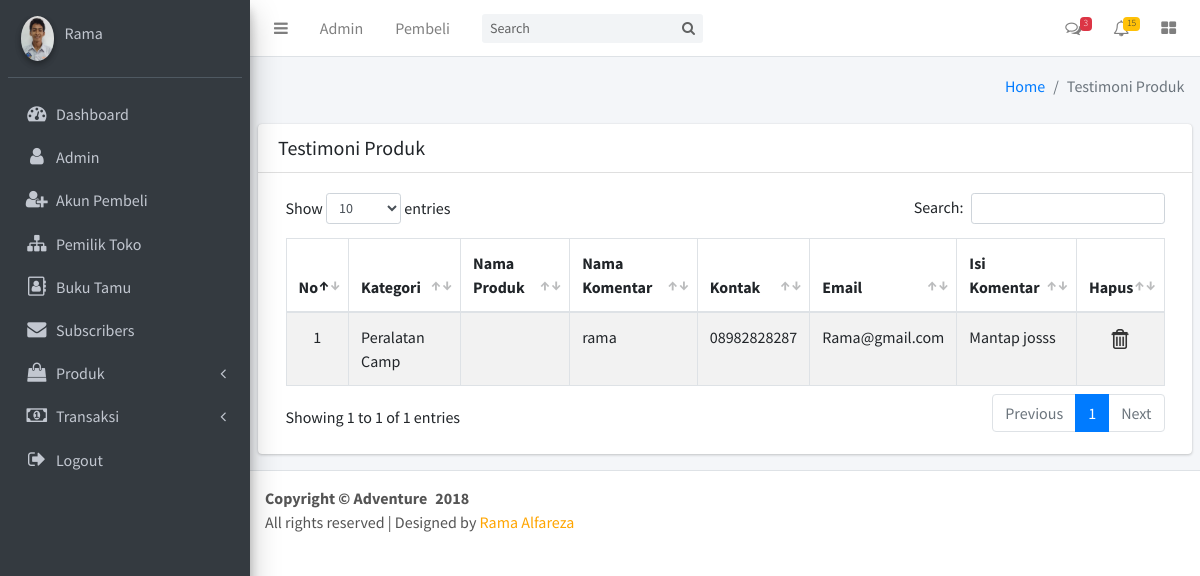
Screenshot of /admin/index.php?modul=pages/content&page=testimoni_product (signed in) with the database file from the repository.
### tables this page shows
CREATE TABLE `tbl_testimoni` (
  `id_testimoni` int(99) NOT NULL,
  `id_produk` int(99) NOT NULL,
  `id_category` int(99) NOT NULL,
  `nama_komentar` varchar(50) NOT NULL,
  `kontak` varchar(20) NOT NULL,
  `email` varchar(20) NOT NULL,
  `isi_komentar` text NOT NULL
);

CREATE TABLE `tbl_category` (
  `id_category` int(99) NOT NULL,
  `nama_category` varchar(100) NOT NULL
);

### admin/index.php (the view, shortened to what this page needs)
<?php
include("../koneksi.php");
?>
<!DOCTYPE html>
<html>
<head>
  <link rel="stylesheet" href="plugins/font-awesome/css/font-awesome.min.css">
  <link rel="stylesheet" href="https://code.ionicframework.com/ionicons/2.0.1/css/ionicons.min.css">
  <link rel="stylesheet" href="dist/css/adminlte.min.css">
  <link rel="stylesheet" href="plugins/iCheck/flat/blue.css">
  <link rel="stylesheet" href="plugins/morris/morris.css">
  <link rel="stylesheet" href="plugins/jvectormap/jquery-jvectormap-1.2.2.css">
  <link rel="stylesheet" href="plugins/datepicker/datepicker3.css">
  <link rel="stylesheet" href="plugins/daterangepicker/daterangepicker-bs3.css">
  <link rel="stylesheet" href="plugins/bootstrap-wysihtml5/bootstrap3-wysihtml5.min.css">
  <link rel="stylesheet" href="plugins/datatables/dataTables.bootstrap4.min.css">
  <link rel="stylesheet" href="dist/css/adminlte.min.css">
  <link rel="stylesheet" href="https://maxcdn.bootstrapcdn.com/font-awesome/4.4.0/css/font-awesome.min.css">
  <link rel="stylesheet" href="https://code.ionicframework.com/ionicons/2.0.1/css/ionicons.min.css">
</head>
<body class="hold-transition sidebar-mini">
  <div class="wrapper">
    <nav class="main-header navbar navbar-expand bg-white navbar-light border-bottom">
      <ul class="navbar-nav">
        <li class="nav-item">
          <a class="nav-link" data-widget="pushmenu" href="#"><i class="fa fa-bars"></i></a>
        </li>
        <li class="nav-item d-none d-sm-inline-block">
          <a href="index.php?modul=pages/content&page=admin" class="nav-link">Admin</a>
        </li>
        <li class="nav-item d-none d-sm-inline-block">
          <a href="index.php?modul=pages/content&page=buyers_account" class="nav-link">Pembeli</a>
        </li>
      </ul>
      <form class="form-inline ml-3">
        <div class="input-group input-group-sm">
          <input class="form-control form-control-navbar" type="search" placeholder="Search" aria-label="Search">
          <div class="input-group-append">
            <button class="btn btn-navbar" type="submit">
              <i class="fa fa-search"></i>
            </button>
          </div>
        </div>
      </form>
      <ul class="navbar-nav ml-auto">
        <li class="nav-item dropdown">
          <a class="nav-link" data-toggle="dropdown" href="#">
            <i class="fa fa-comments-o"></i>
            <span class="badge badge-danger navbar-badge">3</span>
          </a>
        </li>
        <li class="nav-item dropdown">
          <a class="nav-link" data-toggle="dropdown" href="#">
            <i class="fa fa-bell-o"></i>
            <span class="badge badge-warning navbar-badge">15</span>
          </a>
        </li>
        <li class="nav-item">
          <a class="nav-link" data-widget="control-sidebar" data-slide="true" href="#"><i
            class="fa fa-th-large"></i></a>
          </li>
        </ul>
      </nav>
      <aside class="main-sidebar sidebar-dark-primary elevation-4">
        <?php
        $nama_lengkap = $_SESSION['nama_lengkap'];
        $sq = mysqli_query ($terhubung, "SELECT * FROM admin where nama_lengkap = '$nama_lengkap'");
        $kadeleu = mysqli_fetch_array($sq);
        ?>
        <div class="sidebar">
          <div class="user-panel mt-3 pb-3 mb-3 d-flex">
            <div class="image">
              <a target="_blank" href="user/foto_admin/<?php echo "$kadeleu[foto]"; ?>"><img src="user/foto_admin/<?php echo "$kadeleu[foto]"; ?>" width="160" height="160" class="img-circle elevation-2" alt="User Image"></a>
            </div>
            <div class="info">
              <a href="#" class="d-block"><?php echo $_SESSION['nama_lengkap']; ?></a>
            </div>
          </div>
          <nav class="mt-2">
            <ul class="nav nav-pills nav-sidebar flex-column" data-widget="treeview" role="menu" data-accordion="false">
              <li class="nav-item">
                <a href="index.php?modul=pages/content&page=dashboard" class="nav-link">
                  <i class="nav-icon fa fa-dashboard"></i>
                  <p>
                    Dashboard
                  </p>
                </a>
              </li>
          <li class="nav-item">
            <a href="index.php?modul=pages/content&page=admin" class="nav-link">
              <i class="nav-icon fa fa-user"></i>
              <p>
                Admin
              </p>
            </a>
          </li>
          <li class="nav-item">
            <a href="index.php?modul=pages/content&page=buyers_account" class="nav-link">
              <i class="nav-icon fa fa-user-plus"></i>
              <p>
                Akun Pembeli
              </p>
            </a>
          </li>
          <li class="nav-item">
            <a href="index.php?modul=pages/content&page=shop_owner" class="nav-link">
              <i class="nav-icon fa fa-sitemap"></i>
              <p>
                Pemilik Toko
              </p>
            </a>
          </li>
          <li class="nav-item">
            <a href="index.php?modul=pages/content&page=buku_tamu" class="nav-link">
              <i class="nav-icon fa fa-address-book-o"></i>
              <p>
                Buku Tamu
              </p>
            </a>
          </li>
          <li class="nav-item">
            <a href="index.php?modul=pages/content&page=subscribers" class="nav-link">
              <i class="nav-icon  fa fa-envelope"></i>
              <p>
                Subscribers
              </p>
            </a>
          </li>
          <li class="nav-item has-treeview">
            <a href="" class="nav-link">
              <i class="nav-icon fa fa-shopping-bag"></i>
              <p>
                Produk
                <i class="fa fa-angle-left right"></i>
              </p>
            </a>
          </li>
          <li class="nav-item has-treeview">
            <a href="" class="nav-link">
              <i class="nav-icon fa fa-money"></i>
              <p>
                Transaksi
                <i class="fa fa-angle-left right"></i>
              </p>
            </a>
          </li>
          <li class="nav-item">
           <a href="panel/logout.php" class="nav-link" onclick="return confirm('Yakin ingin keluar?')">
             <i class="nav-icon fa fa-sign-out"></i>
             <p>Logout</p>
           </a>
         </li>
       </ul>
     </nav>
   </div>
 </aside>
 <div class="content">
  <?php
  if (!isset($_GET['page'])) {
    include ('pages/content/welcome.php');
  } else {
    $page = $_GET['page'];
    $modul = $_GET['modul'];
    include $modul . '/' . $page . ".php";
  }
  ?>
</div>
<footer class="main-footer">
  <strong>Copyright © Adventure&ensp;<?php
    $tgl=date('Y');
    echo $tgl;
    ?></a></strong><br>
    All rights reserved | Designed by <a href="" target="_blank"><font color="orange">Rama Alfareza</font></a>
  </footer>
</div>
</body>
</html>

### admin/pages/content/testimoni_product.php (shortened to what this page needs)
<div class="content-wrapper">
  <section class="content-header">
    <div class="container-fluid">
      <div class="row mb-2">
        <div class="col-sm-6">
        </div>
        <div class="col-sm-6">
          <ol class="breadcrumb float-sm-right">
            <li class="breadcrumb-item"><a href="index.php?modul=pages/content&page=dashboard">Home</a></li>
            <li class="breadcrumb-item active">Testimoni Produk</li>
          </ol>
        </div>
      </div>
    </div>
  </section>
  <section class="content">
    <div class="row">
      <div class="col-12">
        <div class="card">
          <div class="card-header">
            <h3 class="card-title">Testimoni Produk</h3>
          </div>
          <div class="card-body">
          <div class="table-responsive">
            <table id="dataTable" class="table table-bordered table-striped">
            	<?php
              $SQL = "SELECT id_testimoni, id_produk, id_category, nama_komentar, kontak, email, isi_komentar FROM tbl_testimoni order by id_testimoni DESC";
              $result = mysqli_query($terhubung, $SQL);
              $num = mysqli_num_rows($result);
              if($num > 0) {
                $no = 1;
        		?>
              <thead>
              <tr>
                <th>No</th>
                <th>Kategori</th>
                <th>Nama Produk</th>
                <th>Nama Komentar</th>
                <th>Kontak</th>
                <th>Email</th>
                <th>Isi Komentar</th>
                <th>Hapus</th>
              </tr>
              </thead>
              <tbody>
		        <?php
              	while ($data = mysqli_fetch_array($result)) {
            	?>
              <tr>
                <td><center><?php echo "$no"; ?></td>
                <td>
          <?php
           $sq = mysqli_query($terhubung, "SELECT * FROM tbl_category WHERE id_category='$data[id_category]'");
           $lihat = mysqli_fetch_array($sq);
          ?>
                <?php echo "$lihat[nama_category]"; ?>
                </td>
                <td>
                </td>
                <td><?php echo "$data[nama_komentar]"; ?></td>
                <td><?php echo "$data[kontak]"; ?></td>
                <td><?php echo "$data[email]"; ?></td>
                <td><?php echo "$data[isi_komentar]"; ?></td>
                <td><center><a href="index.php?modul=pages/action&page=delete_testimoni_product&id_testimoni=<?php echo "$data[id_testimoni]"; ?>"><img src="img/icon/delete.png" width="20" height="20" onclick="return confirm('Yakin ingin di Hapus?'); "></a></center></td>
              </tr>
		<?php
            $no++;
            }
        ?>
              </tbody>
       <?php
          }
          else{
            echo "Data Masih Kosong";
          }
        ?>
            </table>
            </div>
          </div>
        </div>
      </div>
    </div>
  </section>
</div>

### rows the page displays
tbl_testimoni: id_category.nama_category "Peralatan Camp", nama_komentar "rama", kontak "08982828287", email "Rama@gmail.com", isi_komentar "Mantap josss"

### other values shown
$_SESSION['nama_lengkap'] "Rama"
